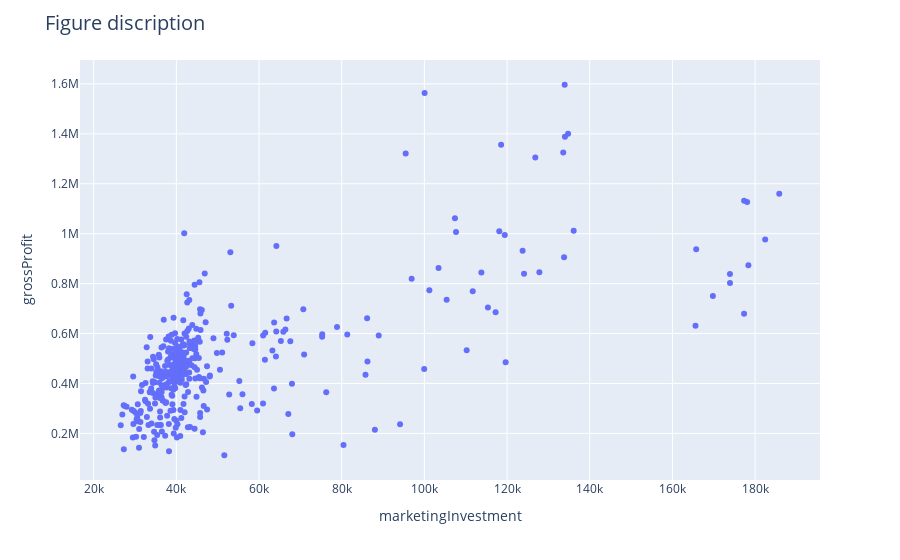

The notebook cell saved with this chart:
### Code cell
group_data_sort = group_data.sort_values(by=['marketingInvestment'],
                                         ascending=False)
fig7 = group_data_sort.plot.scatter(x='marketingInvestment', y='grossProfit')
fig7.update_layout(title_text="Figure discription", title_font=dict(size=20))
fig7.update_layout(uniformtext_minsize=16, uniformtext_mode='hide')
fig7.show()

### Figure 1 — Plotly figure (JSON) as saved in the notebook; plotly's stock layout.template omitted (floating-point values rounded to 4 significant figures; data arrays with more than 128 entries replaced by an {"elided": "..."} marker saying what was removed)
{"data": [{"hovertemplate": "marketingInvestment=%{x}<br>grossProfit=%{y}<extra></extra>", "legendgroup": "", "marker": {"color": "#636efa", "symbol": "circle"}, "mode": "markers", "name": "", "orientation": "v", "showlegend": false, "type": "scatter", "x": {"elided": "365 float values"}, "xaxis": "x", "y": {"elided": "365 float values"}, "yaxis": "y"}], "layout": {"legend": {"tracegroupgap": 0}, "margin": {"t": 60}, "title": {"font": {"size": 20}, "text": "Figure discription"}, "uniformtext": {"minsize": 16, "mode": "hide"}, "xaxis": {"anchor": "y", "domain": [0, 1], "title": {"text": "marketingInvestment"}}, "yaxis": {"anchor": "x", "domain": [0, 1], "title": {"text": "grossProfit"}}}}
